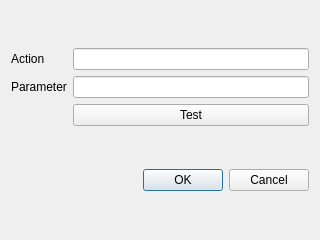
<?xml version="1.0" encoding="UTF-8"?>
<ui version="4.0">
 <class>TestDialog</class>
 <widget class="QDialog" name="TestDialog">
  <property name="geometry">
   <rect>
    <x>0</x>
    <y>0</y>
    <width>320</width>
    <height>240</height>
   </rect>
  </property>
  <property name="windowTitle">
   <string>Dialog</string>
  </property>
  <layout class="QVBoxLayout" name="verticalLayout">
   <item>
    <layout class="QGridLayout" name="gridLayout">
     <item row="1" column="0">
      <widget class="QLabel" name="label_2">
       <property name="text">
        <string>Parameter</string>
       </property>
      </widget>
     </item>
     <item row="1" column="1">
      <widget class="QLineEdit" name="leParameter"/>
     </item>
     <item row="0" column="1">
      <widget class="QLineEdit" name="leAction"/>
     </item>
     <item row="0" column="0">
      <widget class="QLabel" name="label">
       <property name="text">
        <string>Action</string>
       </property>
      </widget>
     </item>
     <item row="2" column="1">
      <widget class="QPushButton" name="pushButton">
       <property name="text">
        <string>Test</string>
       </property>
      </widget>
     </item>
    </layout>
   </item>
   <item>
    <widget class="QDialogButtonBox" name="buttonBox">
     <property name="orientation">
      <enum>Qt::Horizontal</enum>
     </property>
     <property name="standardButtons">
      <set>QDialogButtonBox::Cancel|QDialogButtonBox::Ok</set>
     </property>
    </widget>
   </item>
  </layout>
 </widget>
 <resources/>
 <connections>
  <connection>
   <sender>buttonBox</sender>
   <signal>accepted()</signal>
   <receiver>TestDialog</receiver>
   <slot>accept()</slot>
   <hints>
    <hint type="sourcelabel">
     <x>248</x>
     <y>254</y>
    </hint>
    <hint type="destinationlabel">
     <x>157</x>
     <y>274</y>
    </hint>
   </hints>
  </connection>
  <connection>
   <sender>buttonBox</sender>
   <signal>rejected()</signal>
   <receiver>TestDialog</receiver>
   <slot>reject()</slot>
   <hints>
    <hint type="sourcelabel">
     <x>316</x>
     <y>260</y>
    </hint>
    <hint type="destinationlabel">
     <x>286</x>
     <y>274</y>
    </hint>
   </hints>
  </connection>
 </connections>
</ui>
